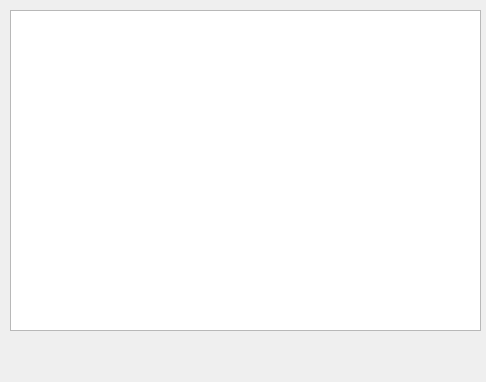
<?xml version="1.0" encoding="UTF-8"?>
<ui version="4.0">
 <class>transaction_ui</class>
 <widget class="QDialog" name="transaction_ui">
  <property name="geometry">
   <rect>
    <x>0</x>
    <y>0</y>
    <width>486</width>
    <height>382</height>
   </rect>
  </property>
  <property name="windowTitle">
   <string>لیست تراکنش ها</string>
  </property>
  <widget class="QTableWidget" name="tableWidget">
   <property name="geometry">
    <rect>
     <x>10</x>
     <y>10</y>
     <width>471</width>
     <height>321</height>
    </rect>
   </property>
  </widget>
 </widget>
 <resources/>
 <connections/>
</ui>
